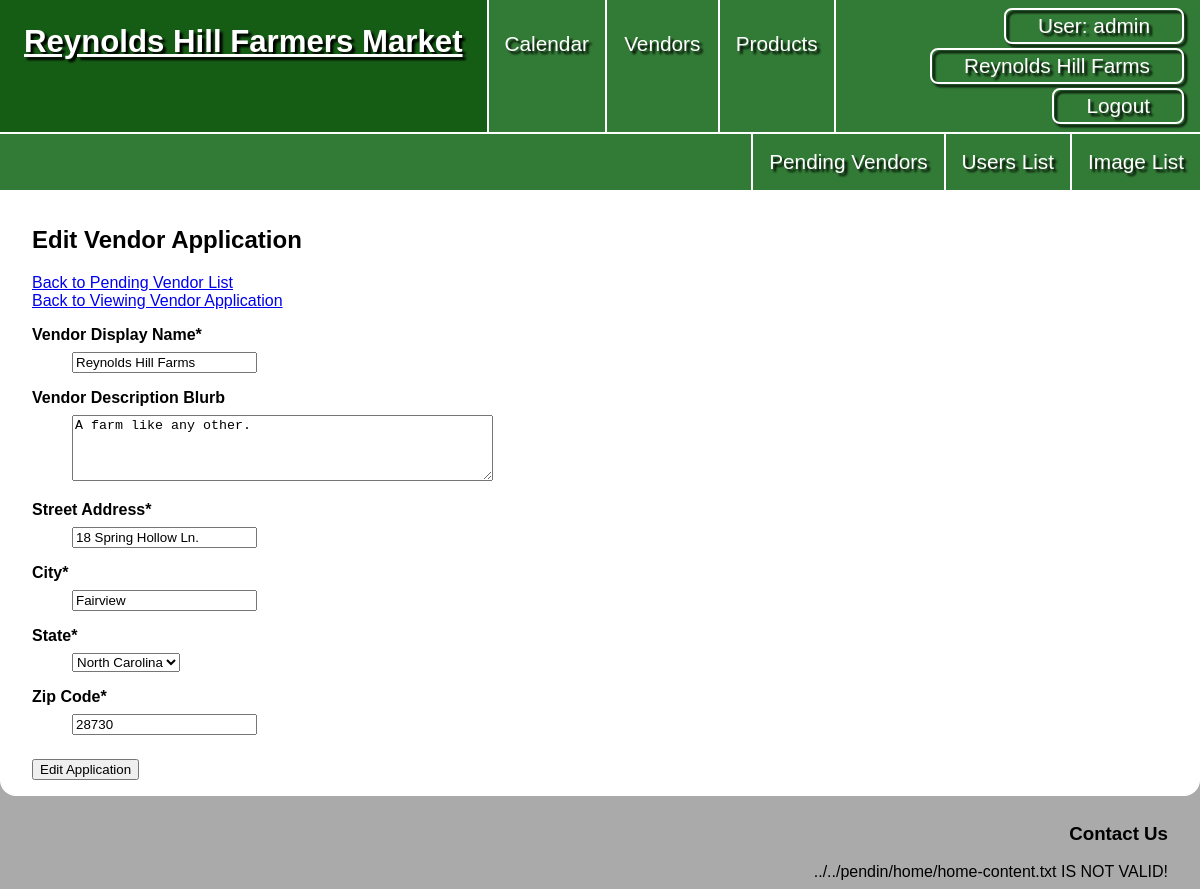
The page /pending_vendors/edit.php?id=1 (signed in) on the database its author committed.
### tables this page shows
CREATE TABLE `vendors` (
  `vendor_id` int NOT NULL,
  `vd_user_id` int DEFAULT NULL,
  `vendor_display_name` varchar(50) NOT NULL,
  `vendor_desc` text NOT NULL,
  `address` varchar(255) NOT NULL,
  `city` varchar(255) NOT NULL,
  `vd_state_id` int NOT NULL,
  `zip` int NOT NULL,
  `is_pending` tinyint(1) NOT NULL
);

CREATE TABLE `states` (
  `state_id` int NOT NULL,
  `state_name` varchar(50) NOT NULL
);

### private/initialize.php (called while the page is built, shortened)
<?php
  require_once('functions.php');
  require_once('classes/Session.class.php');
  require_once('classes/DatabaseObject.class.php');
  require_once('classes/Vendor.class.php');
  $session = new Session;
?>

### private/classes/Session.class.php (called while the page is built, shortened)
<?php
class Session
{
  private $user_id;
  private $last_login;
  private $role;
  public $active_vendor_id;
  public function is_logged_in() {
    return isset($this->user_id) && $this->last_login_is_recent();
  }
  public function is_admin_logged_in() {
    return $this->is_logged_in() && ($this->role == 'a' || $this->role == 's');
  }
  public function has_vendor() {
    return isset($this->active_vendor_id);
  }
  private function check_stored_login() {
    if (isset($_SESSION['user_id'])) {
      $this->user_id = $_SESSION['user_id'];
      $this->display_name = $_SESSION['display_name'];
      $this->last_login = $_SESSION['last_login'];
      $this->role = $_SESSION['role'];
      $this->active_vendor_id = $_SESSION['active_vendor_id'];
      $this->active_vendor_name = $_SESSION['active_vendor_name'];
      $this->is_pending = $_SESSION['is_pending'];
    }
  }
  private function last_login_is_recent() {
    if (!isset($this->last_login)) {
      return false;
    } else if (($this->last_login + self::MAX_LOGIN_AGE) < time()) {
      return false;
    } else {
      return true;
    }
  }
  public function get_user_id() {
    return $this->user_id;
  }
}

### private/classes/DatabaseObject.class.php (called while the page is built, shortened)
<?php
class DatabaseObject {
  static protected $database;
  static public function set_database($database) {
    self::$database = $database;
  }
  static public function find_by_sql($sql) {
    $result = self::$database->query($sql);
    $object_array = [];
    while($record = $result->fetch_assoc()) {
      $object_array[] = static::instantiate($record);
    }
    if(count($object_array) > 0){
      return $object_array;
    } else {
      return false;
    }
  }
  static protected function instantiate($record) {
    $object = new static;
    foreach($record as $property => $value) {
      if(property_exists($object, $property)) {
        $object->$property = $value;
      }
    }
    return $object;
  }
}
?>

### private/classes/Vendor.class.php (called while the page is built, shortened)
<?php
class Vendor extends DatabaseObject
{
  static protected $table_name = 'vendors';
  static public function find_by_id($vendor_id)
  {
    $sql = "SELECT * ";
    $sql .= "FROM " . static::$table_name . " ";
    $sql .= "WHERE vendor_id = " . $vendor_id . ";";
    $result = static::find_by_sql($sql);
    if ($result) {
      return $result[0];
    } else {
      return false;
    }
  }
  static public function get_state_array()
  {
    $sql = "SELECT * ";
    $sql .= "FROM states;";
    $result = self::$database->query($sql);
    $state_array = [];
    while ($row = $result->fetch_assoc()) {
      $state_id = '';
      $state_name = '';
      foreach ($row as $property => $value) {
        if ($property === 'state_id') {
          $state_id = $value;
        } elseif ($property === 'state_name') {
          $state_name = $value;
        }
      }
      $state_array[$state_id] = $state_name;
    }
    return $state_array;
  }
}

### public/vendors/form_fields.php (the view, shortened to what this page needs)
<dl>
  <dt>Vendor Display Name*</dt>
  <dd>
    <input type="text" id="display-name" name="vendor[vendor_display_name]" value="<?php echo h($vendor->vendor_display_name); ?>" required>
  </dd>
</dl>
<dl>
  <dt>Vendor Description Blurb</dt>
  <dd>
    <textarea id="vendor-desc" name="vendor[vendor_desc]" rows="4" cols="50"><?php echo h($vendor->vendor_desc); ?></textarea>
  </dd>
</dl>
<dl>
  <dt>Street Address*</dt>
  <dd>
    <input type="text" id="address" name="vendor[address]" value="<?php echo h($vendor->address); ?>" required>
  </dd>
</dl>
<dl>
  <dt>City*</dt>
  <dd>
    <input type="text" id="city" name="vendor[city]" value="<?php echo h($vendor->city); ?>" required>
  </dd>
</dl>
<dl>
  <dt>State*</dt>
  <dd>
    <select id="state" name="vendor[vd_state_id]" required>
      <?php
        $state_array = Vendor::get_state_array();
        foreach($state_array as $state_id => $state_name) {
          if($vendor->vd_state_id == $state_id){
            $selected_string = ' selected';
          } else {
            $selected_string = '';
          }
          echo '<option value="' . $state_id . '"' . $selected_string . '>' . $state_name . '</option>';
        }
      ?>
    </select>
  </dd>
</dl>
<dl>
  <dt>Zip Code*</dt>
  <dd>
    <input type="text" id="zip" name="vendor[zip]" value="<?php echo h($vendor->zip); ?>" required>
  </dd>
</dl>

### private/shared/public_header.php (shortened to what this page needs)
<!DOCTYPE html>
<html lang="en">
<head>
  <link rel="stylesheet" href="<?php echo url_for("/css/styles.css"); ?>">
</head>
<body>
  <div id="wrapper">
    <header>
      <nav>
        <a href="<?php echo url_for('/index.php') ?>">
          <h1>Reynolds Hill Farmers Market</h1>
        </a>
        <ul>
          <li><a href="<?php echo url_for('/calendar.php') ?>">Calendar</a></li>
          <li><a href="<?php echo url_for('/vendors.php') ?>">Vendors</a></li>
          <li><a href="<?php echo url_for('/products.php') ?>">Products</a></li>
          <?php
          if ($session->is_logged_in()) { ?>
            <li id="logged-in">
              <a href="<?php echo url_for('/users/show.php?id=' . $session->get_user_id()); ?>"><span>User: <?php echo $session->display_name; ?></span></a>
              <?php
                if($session->has_vendor() && !$session->is_pending ){
                  echo '<a href="' . url_for('/vendors/user_view.php?id=' . $session->active_vendor_id) . '">' . $session->active_vendor_name . '</a>';
                }
              ?>
              <a href="<?php echo url_for('/logout.php'); ?>">Logout</a>
            </li>
          <?php }
          else { ?>
            <li><a href="<?php echo url_for('/signup.php') ?>">Become a Vendor</a></li>
            <li><a href="<?php echo url_for('/login.php') ?>">Login</a></li>
          <?php } ?>
        </ul>
        <?php
        if ($session->is_admin_logged_in()) {?>
          <ul>
            <li><a href="<?php echo url_for('/pending_vendors/list.php') ?>">Pending Vendors</a></li>
            <li><a href="<?php echo url_for('/users/list.php') ?>">Users List</a></li>
            <li><a href="<?php echo url_for('/images/list.php') ?>">Image List</a></li>
          </ul>
        <?php } ?>
      </nav>
    </header>

### public/css/styles.css (style rules this page uses)
* { box-sizing: border-box; }
html { font: 16px Verdana, Geneva, Tahoma, sans-serif; }
body { background-color: #aaa; margin: 0; }
#wrapper { background-color: #fff; border-radius: 0 0 1rem 1rem; max-width: 1400px; margin: 0 auto; }
header { background-color: #327b36; color: #fff; }
header a { color: #fff; flex-shrink: 2; text-decoration: none; }
h1 { filter: drop-shadow(3px 3px 1px #000); margin: 0; min-width: 325px; padding: 1.5rem; text-wrap: wrap; }
header nav { display: grid; flex-grow: 1; grid-template-columns: auto 1fr; font-size: 1.3rem; height: min-content; min-height: 96px; }
nav ul { display: flex; flex: 1; list-style: none; margin: 0; padding: 0; }
nav li { align-items: stretch; border-left: #fff 2px solid; display: flex; flex: 1; }
header nav li a { filter: drop-shadow(3px 3px 1px #000); text-align: center; }
header nav ul:first-of-type li a { flex-grow: 1; padding: 2rem 1rem; }
#logged-in { align-content: space-between; display: flex; flex-grow: 3; flex-shrink: 1; flex-wrap: wrap; flex-direction: row; row-gap: 4px; padding: .5rem 1rem; }
#logged-in a { border: #fff 2px solid; border-radius: .5rem; flex-grow: 0; height: min-content; margin-left: auto; padding: .25rem 2rem; justify-self: right; }
nav ul:nth-of-type(2) { border-top: #fff 2px solid; grid-column: span 2; }
nav ul:nth-of-type(2) li { flex-grow: 0; }
nav ul:nth-of-type(2) li:first-of-type { margin-left: auto; }
nav ul:nth-of-type(2) li a { padding: 1rem; text-wrap: nowrap; }
dt { font-weight: bold; margin: 1rem 0 .5rem; }

### rows shown on the page
vendors: vendor_display_name "Reynolds Hill Farms", vendor_desc "A farm like any other.", address "18 Spring Hollow Ln.", city "Fairview", zip "28730"
states: state_id "North Carolina"

### other values the page prints
$session->display_name "admin"
$filepath "../../pendin/home/home-content.txt"
